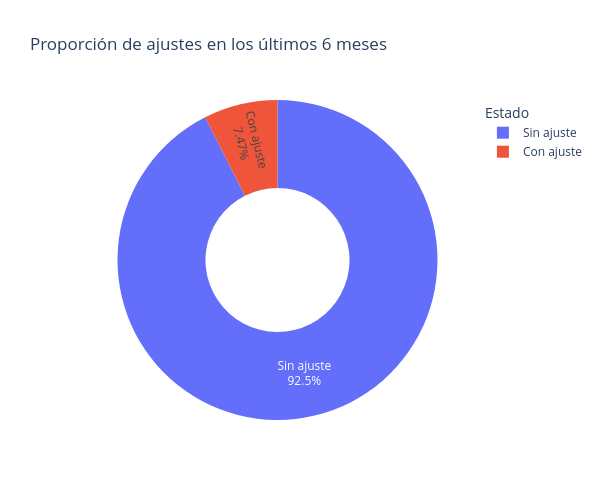

The cell this chart's notebook holds for it:
### Code cell
# Conteo de categorías
proporcion = (df['AJUSTE_EN_ULT_6_MESES'].value_counts().sort_index().reset_index())

proporcion.columns = ['Ajuste', 'Cantidad']

# Etiquetas descriptivas
proporcion['Ajuste'] = proporcion['Ajuste'].map({
    0: 'Sin ajuste',
    1: 'Con ajuste'})

# Gráfico interactivo
fig = px.pie(
    proporcion,
    names='Ajuste', values='Cantidad',
    title='Proporción de ajustes en los últimos 6 meses',
    hole=0.45  # tipo dona
    )

fig.update_traces(
    textposition='inside', textinfo='percent+label',
    hovertemplate=
    '<b>%{label}</b><br>' +
    'Cantidad: %{value:,}<br>' +
    'Porcentaje: %{percent}<extra></extra>')

fig.update_layout(template='plotly_white', width=600, height=500,
    legend_title='Estado')

fig.show()

### Figure 1 — Plotly figure (JSON) as saved in the notebook; plotly's stock layout.template omitted (floating-point values rounded to 4 significant figures)
{"data": [{"domain": {"x": [0, 1], "y": [0, 1]}, "hole": 0.45, "hovertemplate": "<b>%{label}</b><br>Cantidad: %{value:,}<br>Porcentaje: %{percent}<extra></extra>", "labels": ["Sin ajuste", "Con ajuste"], "legendgroup": "", "name": "", "showlegend": true, "textinfo": "percent+label", "textposition": "inside", "type": "pie", "values": [626913, 50594]}], "layout": {"height": 500, "legend": {"title": {"text": "Estado"}, "tracegroupgap": 0}, "title": {"text": "Proporción de ajustes en los últimos 6 meses"}, "width": 600}}
